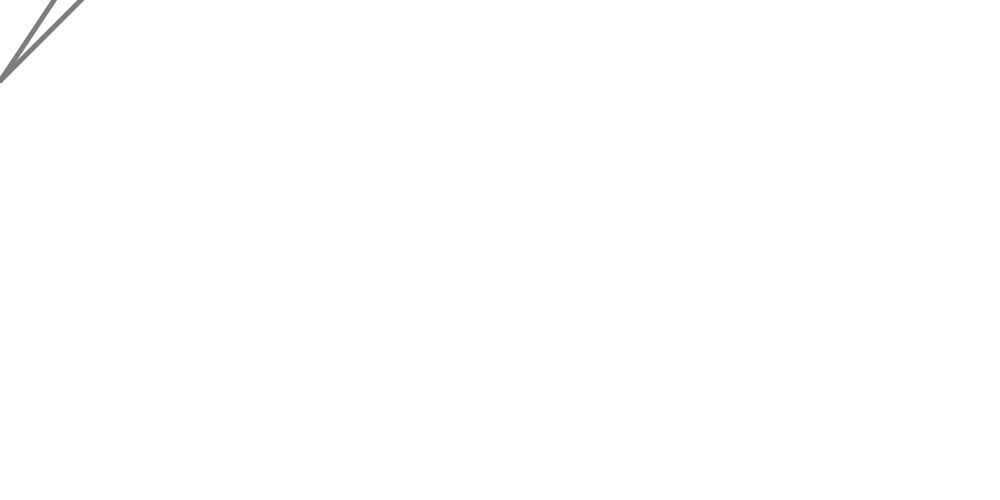
Frame 1 (no input)
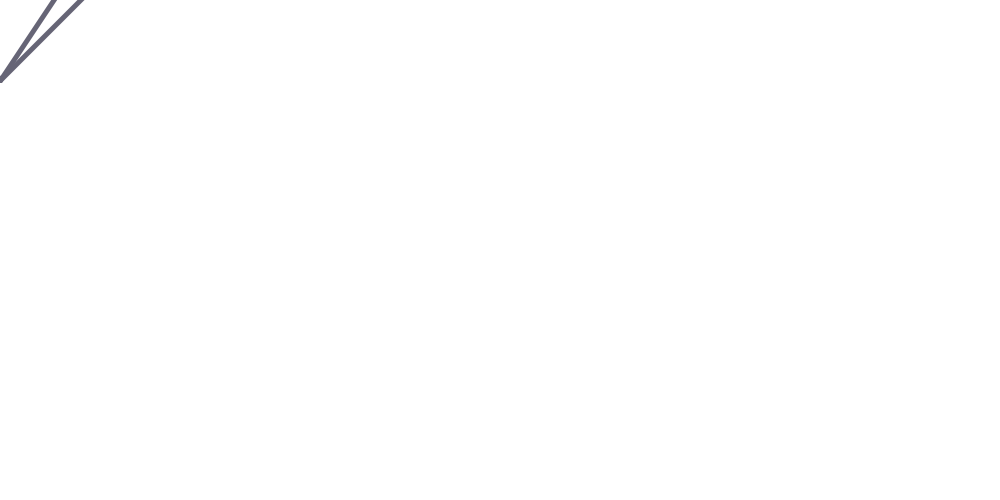
Frame 60 (the mouse pressed at the canvas centre just before this capture)
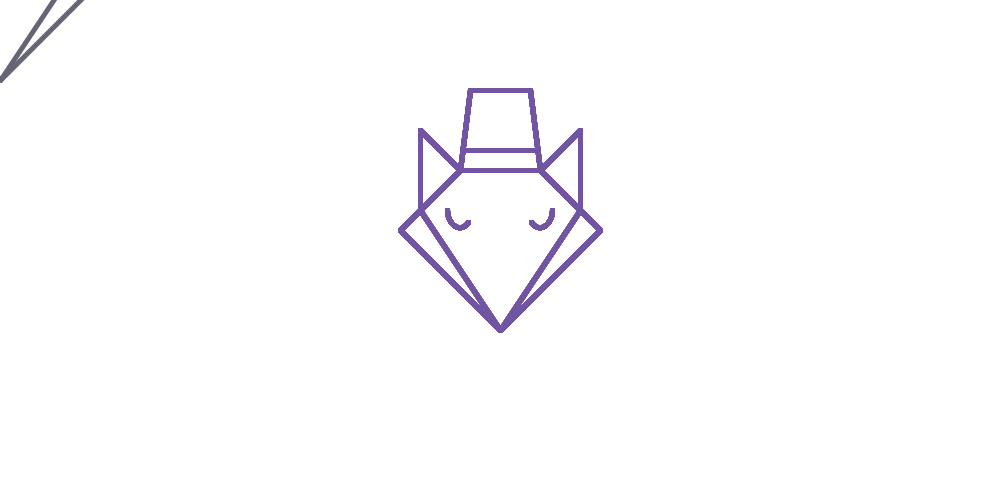
Frame 120 (the mouse held since frame 60 and released just before this capture)

The Processing sketch that drew these frames (run headless with seeded random() and noise(); from frame 60 on, the mouse is pressed at the canvas centre):

// Processing sketch: backup
// ── backup.pde
float colorr = 125; 
float colorg = 125;
float colorb = 125;
int timer = millis();


void setup() {
  size(1000, 500);
  smooth();
  background(255);

}

void draw() {
  
  if (mousePressed == false){
    background(255);
  }

  strokeWeight(5);
  //i stands for initial
  float xi = mouseX;
  float yi = mouseY;
  //l stands for left
  float xl = xi-40;
  float yl = yi-80;
  //r stands for right
  float xr = xl+80;
  float yr = yl;

  
  stroke(colorr, colorg, colorb);

  //horizontal line
  line(xl, yl, xr, yr);

  //diamond side 1 left
  line(xl, yl, xl-40, yl+40);
  //diamond side 2 left
  line(xl-40, yl+40, xl+40, yl+160);
  //diamond side 1 right
  line(xr, yr, xr+40, yr+40);
  //diamond side 2 right
  line(xr+40, yr+40, xl+40, yl+160);

  //left ear
  //vertical line
  line(xl-40, yl+40, xl-40, yl-40);
  //diagnal line
  line(xl-40, yl-40, xl, yl);

  //right ear
  //verical line
  line(xr+40, yr+40, xr+40, yr-40);
  //diagnal line
  line(xr+40, yr-40, xr, yr);

  //left cheek
  line(xl-40, yl+40, xl-60, yl+60);
  line(xl-60, yl+60, xl+40, yl+160);

  //right cheek
  line(xr+40, yr+40, xr+60, yr+60);
  line(xr+60, yr+60, xl+40, yl+160);
  
  //hat
  line(xl,yl,xl+10,yl-80);
  line(xr,yl,xr-10,yl-80);
  //line(xl+3,yl-10,xr-3,yl-10);
  line(xl+5,yl-20,xr-5,yl-20);
  line(xl+10,yl-80,xr-10,yl-80);

  //makes the eyes open and close
  if (keyPressed == true) {
    //left eye
    noFill();
    arc(xl, yl+40, 25, 35, 0, 1.3*PI, CHORD);

    //right eye
    noFill();
    arc(xr, yl+40, 25, 35, -.3*PI, PI, CHORD);
  } 
  else if (keyPressed == false) {
    //sleep left eye
    noFill();
    arc(xl, yl+40, 25, 35, .25*PI, PI);

    //sleep right eye
    noFill();
    arc(xr, yl+40, 25, 35, 0, .75*PI);
  }

  //changes the color of the fox smoothly
  if (millis() - timer>=.1) {
    colorr = colorr + random(-5, 5); 
    colorg = colorg + random(-5, 5);
    colorb = colorb + random(-5, 5);
    timer=millis();
  }
  //with this the rgb values cant go under 0
  if (colorr < 0 ) {
    colorr = colorr +10;
  }
  if (colorg < 0 ) {
    colorg = colorg +10;
  }
  if (colorb < 0 ) {
    colorb = colorb +10;
  }


  //with this the rgb values cant go over 255
  if (colorr > 255 ) {
    colorr = colorr-10;
  }
  if (colorg > 255 ) {
    colorg = colorg-10;
  }
  if (colorb > 255 ) {
    colorb = colorb-10;
  }
}
